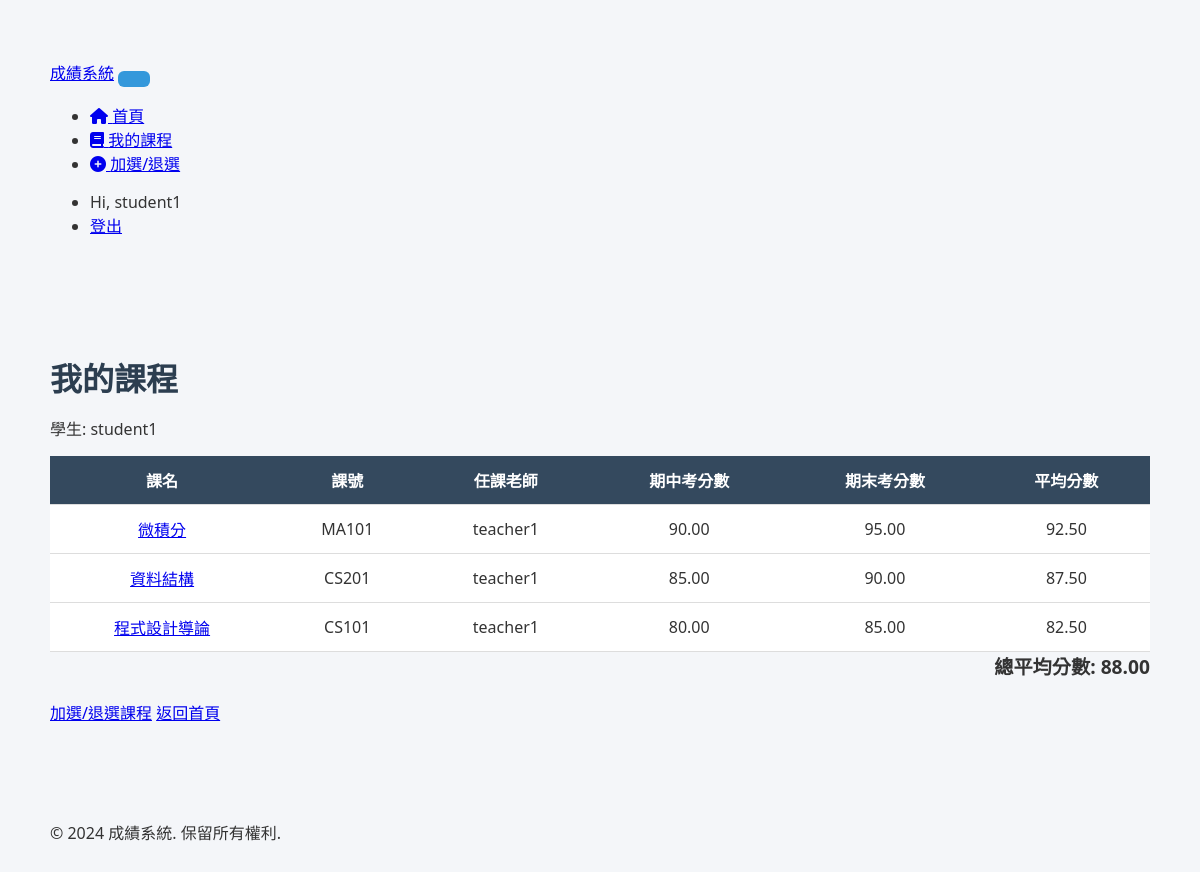
The app's page /courses/list/ (signed in), older data.
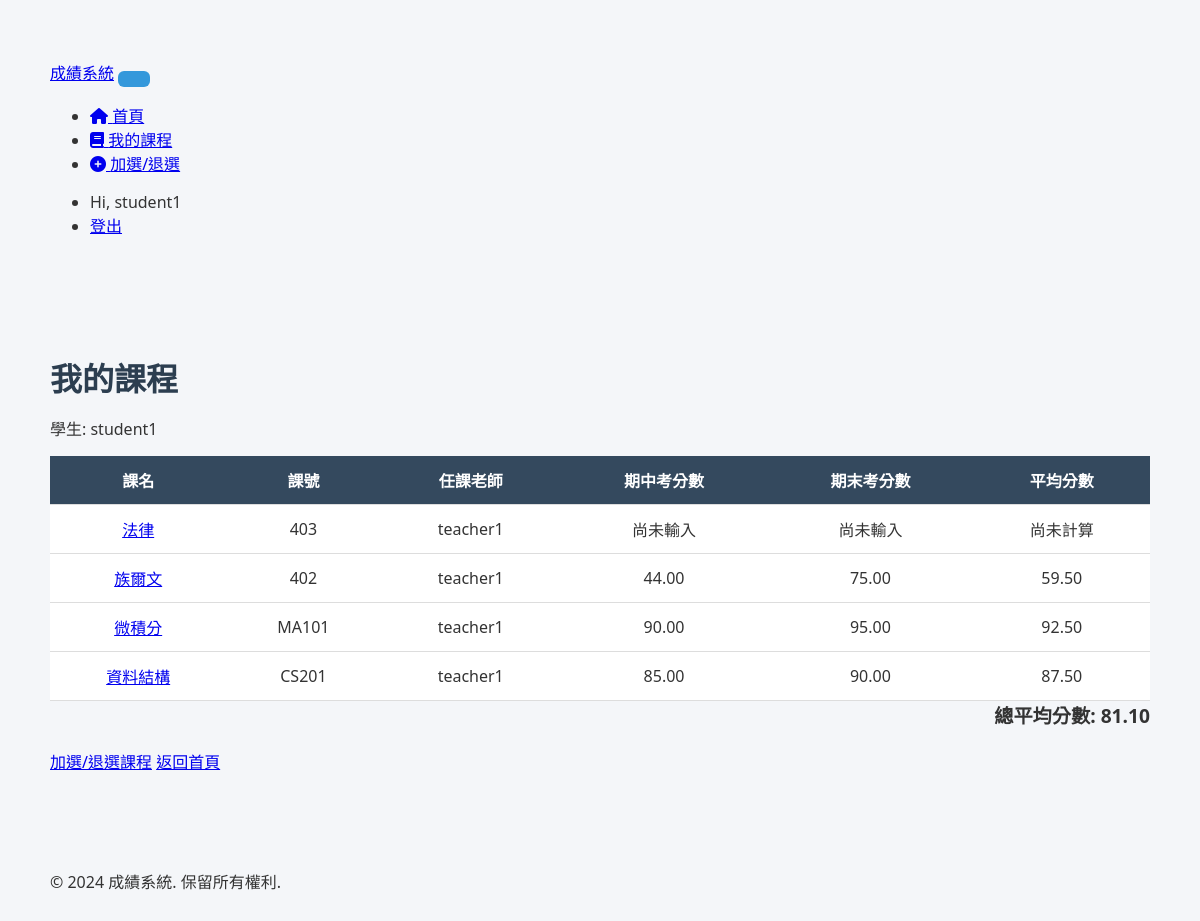
The same page, newer data.
### grade_system/courses/models.py (models this page shows, shortened)
class Course(models.Model):
    course_id = models.CharField(max_length=20, verbose_name='課號', unique=True)
    course_name = models.CharField(max_length=100, verbose_name='課名')
    teacher = models.ForeignKey(User, on_delete=models.CASCADE,
                               limit_choices_to={'profile__role': 'teacher'},
                               related_name='teaching_courses',
                               verbose_name='任課老師')
    credit = models.PositiveIntegerField(verbose_name='學分數', default=3)
    description = models.TextField(blank=True, verbose_name='課程描述')
    created_at = models.DateTimeField(auto_now_add=True, verbose_name='建立時間')
    updated_at = models.DateTimeField(auto_now=True, verbose_name='更新時間')
    class Meta:
        verbose_name = '課程'
        verbose_name_plural = '課程'
        ordering = ['course_id']

class StudentCourse(models.Model):
    student = models.ForeignKey(User, on_delete=models.CASCADE,
                               limit_choices_to={'profile__role': 'student'},
                               related_name='enrolled_courses',
                               verbose_name='學生')
    course = models.ForeignKey(Course, on_delete=models.CASCADE,
                              related_name='enrollments',
                              verbose_name='課程')
    midterm_score = models.DecimalField(
        max_digits=5,
        decimal_places=2,
        null=True,
        blank=True,
        verbose_name='期中考分數',
        validators=[MinValueValidator(0), MaxValueValidator(100)]
    )
    final_score = models.DecimalField(
        max_digits=5,
        decimal_places=2,
        null=True,
        blank=True,
        verbose_name='期末考分數',
        validators=[MinValueValidator(0), MaxValueValidator(100)]
    )
    enrolled_at = models.DateTimeField(auto_now_add=True, verbose_name='選課時間')
    class Meta:
        verbose_name = '學生修課'
        verbose_name_plural = '學生修課'
        unique_together = ['student', 'course']
        ordering = ['-enrolled_at']
    def get_total_score(self):
        if self.midterm_score is not None and self.final_score is not None:
            return (self.midterm_score + self.final_score) / 2
        return None
    def get_grade(self):
        total = self.get_total_score()
        if total is None:
            return None
        if total >= 90:
            return 'A+'
        elif total >= 85:
            return 'A'
        elif total >= 80:
            return 'A-'
        elif total >= 77:
            return 'B+'
        elif total >= 73:
            return 'B'
        elif total >= 70:
            return 'B-'
        elif total >= 67:
            return 'C+'
        elif total >= 63:
            return 'C'
        elif total >= 60:
            return 'C-'
        else:
            return 'F'

### grade_system/courses/views.py (the view)
# urls.py: path('list/', views.course_list, name='course_list'),
@student_required
def course_list(request):
    student_courses = StudentCourse.objects.filter(student=request.user).select_related('course')
    courses_with_avg = []
    total_score = 0
    total_credits = 0
    count = 0
    for sc in student_courses:
        avg_score = sc.get_total_score()
        grade = sc.get_grade()
        if avg_score is not None:
            total_score += avg_score * sc.course.credit
            total_credits += sc.course.credit
            count += 1
        courses_with_avg.append({
            'course': sc.course,
            'midterm_score': sc.midterm_score,
            'final_score': sc.final_score,
            'average_score': avg_score,
            'grade': grade,
        })
    weighted_avg = total_score / total_credits if total_credits > 0 else 0
    context = {
        'courses': courses_with_avg,
        'weighted_avg': round(weighted_avg, 2),
        'total_credits': total_credits,
        'student': request.user
    }
    return render(request, 'courses/course_list.html', context)

### grade_system/courses/context_processors.py (called while the page is built)
def user_role(request):
    try:
        if request.user.is_authenticated:
            return {'user_role': getattr(request.user.profile, 'role', None)}
    except Exception:
        pass
    return {'user_role': None}

### grade_system/templates/courses/course_list.html (shortened to what this page needs)
{% extends 'base.html' %}
{% block content %}
<h1>我的課程</h1>
<p>學生: {{ student.username }}</p>
{% if courses %}
<table>
    <thead>
        <tr>
            <th>課名</th>
            <th>課號</th>
            <th>任課老師</th>
            <th>期中考分數</th>
            <th>期末考分數</th>
            <th>平均分數</th>
        </tr>
    </thead>
    <tbody>
        {% for item in courses %}
        <tr>
            <td><a href="{% url 'course_detail' item.course.course_id %}">{{ item.course.course_name }}</a></td>
            <td>{{ item.course.course_id }}</td>
            <td>{{ item.course.teacher }}</td>
            <td>{{ item.midterm_score|default:"尚未輸入" }}</td>
            <td>{{ item.final_score|default:"尚未輸入" }}</td>
            <td>{{ item.average_score|default:"尚未計算" }}</td>
        </tr>
        {% endfor %}
    </tbody>
</table>
<div style="text-align: right; font-size: 1.2em; font-weight: bold;">
    總平均分數: {{ weighted_avg }}
</div>
{% else %}
<p>目前尚未修習任何課程。</p>
{% endif %}
<div style="margin-top: 20px;">
    <a href="{% url 'manage_enrollment' %}" class="btn">加選/退選課程</a>
    <a href="{% url 'home' %}" class="btn">返回首頁</a>
</div>
{% endblock %}

Row changes from the older to the newer data that the page shows:
no longer on this page (row unchanged): Course: course.course_name "程式設計導論", course.course_id "CS101", course.teacher "teacher1", midterm_score "80.00", final_score "85.00", average_score "82.50"
added Course: course.course_name "法律", course.course_id "403", course.teacher "teacher1", midterm_score "尚未輸入", final_score "尚未輸入", average_score "尚未計算"
now on this page (row unchanged): Course: course.course_name "族爾文", course.course_id "402", course.teacher "teacher1", midterm_score "44.00", final_score "75.00", average_score "59.50"
Text that changed along with them:
{{ weighted_avg }}: "88.00" → "81.10"
